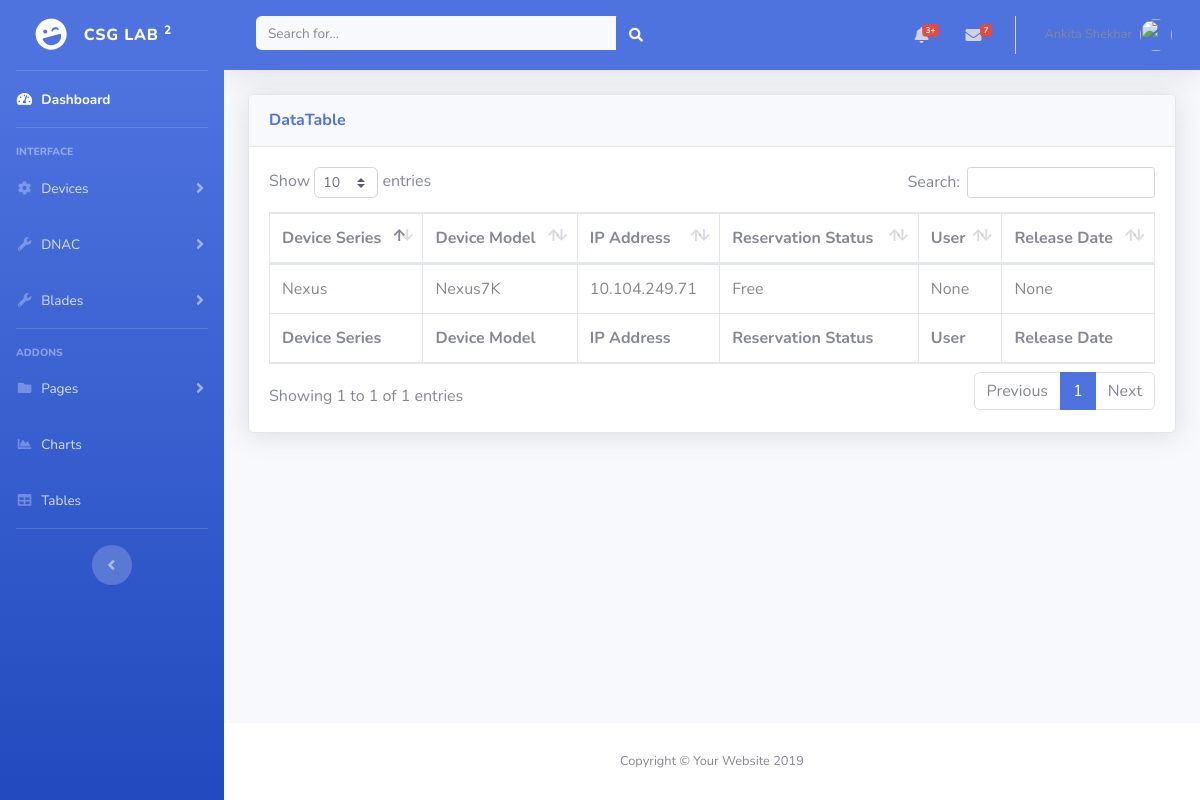
/Nexus.html (signed in), run on the app's committed database.
### tables this page shows
CREATE TABLE DEVICES (sno INTEGER, groups TEXT, product TEXT, topology TEXT, component TEXT, rvsv TEXT, deviceseries TEXT, devicetype TEXT,
             productid TEXT,
             ipaddress TEXT,
             username TEXT,
             password TEXT,
             enablepassword TEXT,
             snmpread TEXT,
             snmpwrite TEXT,
             user TEXT,
             assigndate TEXT,
             releasedate TEXT,
             status TEXT,
             reachability TEXT,
             telnetstatus TEXT,
             sshstatus TEXT,
             snmpstatus TEXT,
             pdu TEXT,
             console TEXT,
             rack TEXT,
             location TEXT,
             comments TEXT, usertextstatus TEXT AFTER user, assigntag TEXT, extendtag TEXT, releasetag TEXT);

### KCLAB.py (the view)
@app.route('/Nexus.html', methods=['GET', 'POST'])
def nexus():
    if g.user:
        Obj_Nexus = devices_db.devices()
        conn = Obj_Nexus.connectdb()
        cur = Obj_Nexus.get_nexus_data(conn)
        page = ["Router.html", "Switch.html", "Wireless.html", "Nexus.html"]
        return render_template("Nexus.html", nexus=cur, page=page)
    else:
        return redirect(url_for('login'))

### KCLAB.py (called while the page is built)
@app.before_request
def before_request():
    g.user = None
    g.role = None
    if 'user' in session:
        g.user = session['user']
        g.role = session['role']

### devices_db.py (called while the page is built)
    def connectdb(self):
        con = sqlite3.connect("KCLAB.db")
        return con

    def get_nexus_data(self, con):
        cur = con.cursor()
        print("Fetching LAB Nexus data")
        cur.execute('select deviceseries, productid, ipaddress, status, user, releasedate, usertextstatus, assigntag, extendtag, releasetag, reachability from DEVICES where component="LAB" AND devicetype="Nexus"')
        return cur

### templates/Nexus.html
{% extends "template.html" %}
{% block content %}
<div class="card shadow mb-4">
	<div class="card-header py-3">
		<h6 class="m-0 font-weight-bold text-primary">DataTable</h6>
	</div>
	<div class="card-body">
		<div class="table-responsive">
			<table class="table table-bordered" id="dataTable" width="100%" cellspacing="0">
				<thead>
					<tr>
						<th>Device Series</th>
						<th>Device Model</th>
						<th>IP Address</th>
						<th>Reservation Status</th>
						<th>User</th>
						<th>Release Date</th>
					</tr>
				</thead>
				<tfoot>
					<tr>
						<th>Device Series</th>
						<th>Device Model</th>
						<th>IP Address</th>
						<th>Reservation Status</th>
						<th>User</th>
						<th>Release Date</th>
					</tr>
				</tfoot>
				<tbody>
					{% for row in nexus %}
					<tr>
					<td>{{ row[0] }}</td>
					<td>{{ row[1] }}</td>
					<td>{{ row[2] }}</td>
					<td>{{ row[3] }}</td>
					<td>{{ row[4] }}</td>
					<td>{{ row[5] }}</td>
					</tr>
					{% endfor %}
				</tbody>
			</table>
		</div>
	</div>
</div>
{% endblock %}

### data on the page
DEVICES: deviceseries "Nexus", productid "Nexus7K", ipaddress "10.104.249.71", status "Free", user "None"
